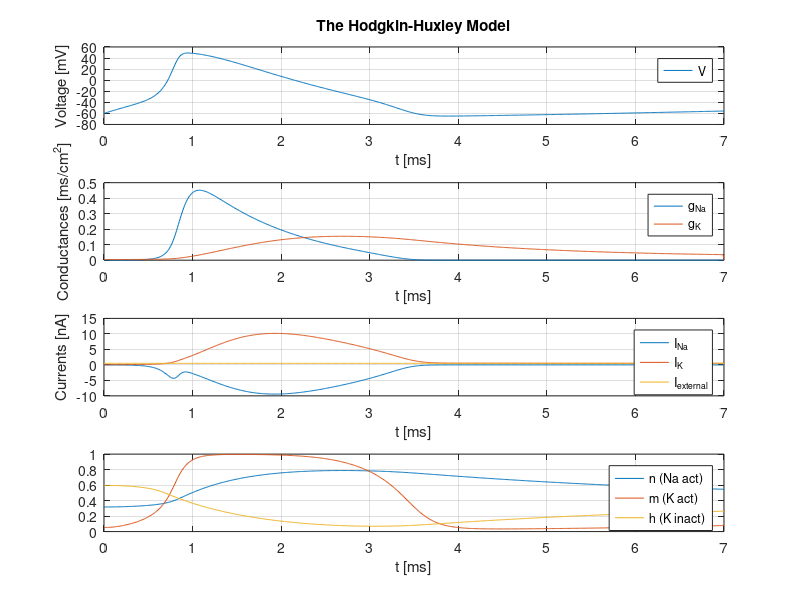

This figure's MATLAB source:
clc;
clear;

% Code is based on the set of governing equations of Hodgkin-Huxley mode

% See wiki 1) http://en.wikipedia.org/wiki/Hodgkin-Huxley_model
% Original work 2) https://www.ncbi.nlm.nih.gov/pmc/articles/PMC1392413/
% Book 3) http://nelson.beckman.illinois.edu/courses/physl317/part1/Lec3_HHsection.pdf

% Time interval
dt = 0.01; % Time Step [ms]
tmax = 7; % Max time [ms]

% Constants
Cm = 0.01; % Membrane capacity [uF/cm^2]
I_e = 0.5; % Input external current [nA]
% Reversal potentials: Na, K, leak [mV]
ENa = 55;
EK = -70;
EL = -50;
% Base conductances: Na, K, leak [ms/cm^2]
g_Na = 1.5;
g_K = 0.4;
g_L = 0.004;

% Allocate memory
t = 0:dt:tmax;
max = length(t);
Vm = zeros(1, max);
m = zeros(1, max);
n = zeros(1, max);
h = zeros(1, max);
gNa = zeros(1, max);
gK = zeros(1, max);
gL = zeros(1, max);
INa = zeros(1, max);
IK = zeros(1, max);
IL = zeros(1, max);
Ie = ones(1, max);
Ie = Ie .* I_e; % Constant current
%Ie = sin(10*t).^8 .* I_e; % Spiking current

% Set initial conditions
    
Vm(1) = -60; % Membrane potential
v = Vm(1);
an = 0.01 * (v + 50) / (1 - exp(-(v + 50)/10));
bn = 0.125 * exp(- (v+60) / 80);
am = 0.1 * (v + 35) / (1 - exp(-(v + 35)/10));
bm = 4 * exp(- (v+60) / 18);
ah = 0.07 * exp(- (v+60) / 20);
bh = 1 / (exp(-(v + 30)/10) + 1);
n(1) = an / (an + bn); % potassium channel activation
m(1) = am / (am + bm); % sodium channel activation
h(1) = ah / (ah + bh); % sodium channel inactivation

for i=1:1:max-1
    % Compute alpha and beta (ion counts) for n, m,h
    v = Vm(i);
    an = 0.01 * (v + 50) / (1 - exp(-(v + 50)/10));
    bn = 0.125 * exp(- (v+60) / 80);
    am = 0.1 * (v + 35) / (1 - exp(-(v + 35)/10));
    bm = 4 * exp(- (v+60) / 18);
    ah = 0.07 * exp(- (v+60) / 20);
    bh = 1 / (exp(-(v + 30)/10) + 1);
    
    % Forward Euler integration for n,m,h
    n(i+1) = n(i) + ( an * (1 - n(i)) - bn * n(i) ) * dt;
    m(i+1) = m(i) + (am * (1 - m(i)) - bm * m(i)) * dt;
    h(i+1) = h(i) + (ah * (1 - h(i)) - bh * h(i)) * dt;
    
    % Conductances: Na, K, leak
    gNa(i) = g_Na * m(i)^3 * h(i);
    gK(i) = g_K * n(i)^4;
    gL(i) = g_L;
    
    % Currents:  Na, K, leak
    INa(i) = gNa(i) * (Vm(i) - ENa);
    IK(i) = gK(i) * (Vm(i) - EK);
    IL(i) = gL(i) * (Vm(i) - EL);
    
    % Forward Euler integration for Vm
    Vm(i+1) = Vm(i) + (Ie(i) - (INa(i) + IK(i) + IL(i))) / Cm * dt;
end

% Plots settings
rows = 1;
cols = 4;
x_axis_name = 't [ms]';

% Voltage
subplot(cols, rows, 1);

plot(t,Vm); 
grid on;
legend('V');
xlabel(x_axis_name);
ylabel('Voltage [mV]');
title('The Hodgkin-Huxley Model');

% Conductances
subplot(cols, rows, 2);

plot(t,gNa, t,gK);
grid on;
legend('g_{Na}', 'g_{K}');
xlabel(x_axis_name);
ylabel('Conductances [ms/cm^2]');

% Currents
subplot(cols, rows, 3);

plot(t,INa, t,IK, t,Ie);
grid on;
legend('I_{Na}', 'I_{K}', 'I_{external}');
xlabel(x_axis_name);
ylabel('Currents [nA]');

% n, m, h
subplot(cols, rows, 4);

plot(t,n, t,m, t,h);
legend('n (Na act)', 'm (K act)', 'h (K inact)');
grid on;
xlabel(x_axis_name);

% Save an image
print('-dpng','-r600', 'hh_neuron_result.png');
